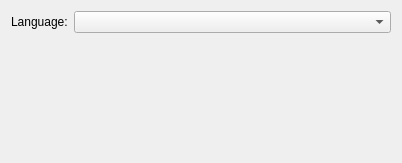
<ui version="4.0" >
 <class>PreferencesGeneral</class>
 <widget class="QWidget" name="PreferencesGeneral" >
  <property name="geometry" >
   <rect>
    <x>0</x>
    <y>0</y>
    <width>402</width>
    <height>163</height>
   </rect>
  </property>
  <property name="windowTitle" >
   <string>Form</string>
  </property>
  <layout class="QGridLayout" >
   <item row="0" column="0" >
    <widget class="QLabel" name="label" >
     <property name="enabled" >
      <bool>true</bool>
     </property>
     <property name="text" >
      <string>Language:</string>
     </property>
    </widget>
   </item>
   <item row="0" column="1" >
    <widget class="QComboBox" name="langsBox" >
     <property name="enabled" >
      <bool>true</bool>
     </property>
     <property name="sizePolicy" >
      <sizepolicy vsizetype="Fixed" hsizetype="Expanding" >
       <horstretch>0</horstretch>
       <verstretch>0</verstretch>
      </sizepolicy>
     </property>
    </widget>
   </item>
   <item row="1" column="1" >
    <spacer>
     <property name="orientation" >
      <enum>Qt::Vertical</enum>
     </property>
     <property name="sizeHint" >
      <size>
       <width>20</width>
       <height>101</height>
      </size>
     </property>
    </spacer>
   </item>
  </layout>
 </widget>
 <resources/>
 <connections/>
</ui>
